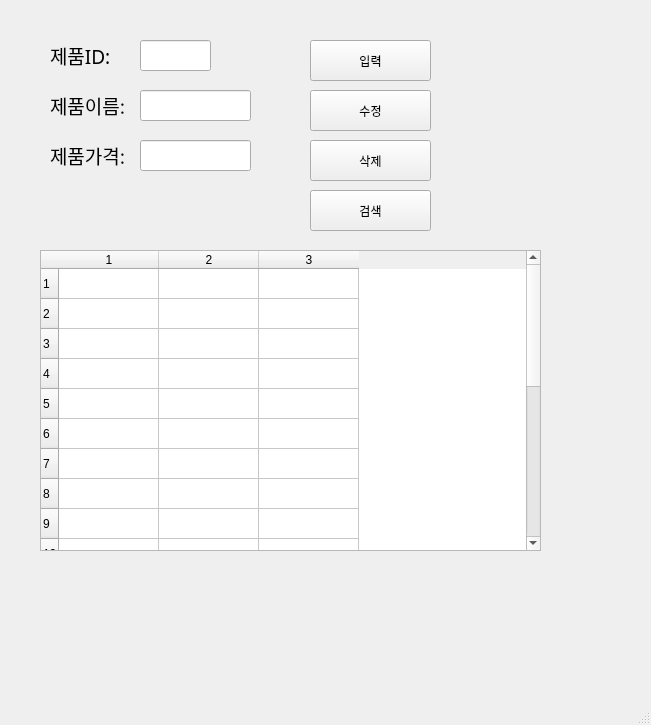
<?xml version="1.0" encoding="UTF-8"?>
<ui version="4.0">
 <class>MainWindow</class>
 <widget class="QMainWindow" name="MainWindow">
  <property name="geometry">
   <rect>
    <x>0</x>
    <y>0</y>
    <width>651</width>
    <height>725</height>
   </rect>
  </property>
  <property name="windowTitle">
   <string>MainWindow</string>
  </property>
  <widget class="QWidget" name="centralwidget">
   <widget class="QLabel" name="label">
    <property name="geometry">
     <rect>
      <x>50</x>
      <y>40</y>
      <width>81</width>
      <height>31</height>
     </rect>
    </property>
    <property name="font">
     <font>
      <family>맑은 고딕</family>
      <pointsize>14</pointsize>
     </font>
    </property>
    <property name="text">
     <string>제품ID:</string>
    </property>
   </widget>
   <widget class="QLabel" name="label_2">
    <property name="geometry">
     <rect>
      <x>50</x>
      <y>90</y>
      <width>81</width>
      <height>31</height>
     </rect>
    </property>
    <property name="font">
     <font>
      <family>맑은 고딕</family>
      <pointsize>14</pointsize>
     </font>
    </property>
    <property name="text">
     <string>제품이름:</string>
    </property>
   </widget>
   <widget class="QLabel" name="label_3">
    <property name="geometry">
     <rect>
      <x>50</x>
      <y>140</y>
      <width>81</width>
      <height>31</height>
     </rect>
    </property>
    <property name="font">
     <font>
      <family>맑은 고딕</family>
      <pointsize>14</pointsize>
     </font>
    </property>
    <property name="text">
     <string>제품가격:</string>
    </property>
   </widget>
   <widget class="QLineEdit" name="prodID">
    <property name="geometry">
     <rect>
      <x>140</x>
      <y>40</y>
      <width>71</width>
      <height>31</height>
     </rect>
    </property>
   </widget>
   <widget class="QLineEdit" name="prodName">
    <property name="geometry">
     <rect>
      <x>140</x>
      <y>90</y>
      <width>111</width>
      <height>31</height>
     </rect>
    </property>
   </widget>
   <widget class="QLineEdit" name="prodPrice">
    <property name="geometry">
     <rect>
      <x>140</x>
      <y>140</y>
      <width>111</width>
      <height>31</height>
     </rect>
    </property>
   </widget>
   <widget class="QPushButton" name="pushButton">
    <property name="geometry">
     <rect>
      <x>310</x>
      <y>40</y>
      <width>121</width>
      <height>41</height>
     </rect>
    </property>
    <property name="text">
     <string>입력</string>
    </property>
   </widget>
   <widget class="QPushButton" name="pushButton_2">
    <property name="geometry">
     <rect>
      <x>310</x>
      <y>90</y>
      <width>121</width>
      <height>41</height>
     </rect>
    </property>
    <property name="text">
     <string>수정</string>
    </property>
   </widget>
   <widget class="QPushButton" name="pushButton_3">
    <property name="geometry">
     <rect>
      <x>310</x>
      <y>140</y>
      <width>121</width>
      <height>41</height>
     </rect>
    </property>
    <property name="text">
     <string>삭제</string>
    </property>
   </widget>
   <widget class="QPushButton" name="pushButton_4">
    <property name="geometry">
     <rect>
      <x>310</x>
      <y>190</y>
      <width>121</width>
      <height>41</height>
     </rect>
    </property>
    <property name="text">
     <string>검색</string>
    </property>
   </widget>
   <widget class="QTableWidget" name="tableWidget">
    <property name="geometry">
     <rect>
      <x>40</x>
      <y>250</y>
      <width>501</width>
      <height>301</height>
     </rect>
    </property>
    <property name="rowCount">
     <number>20</number>
    </property>
    <property name="columnCount">
     <number>3</number>
    </property>
    <row/>
    <row/>
    <row/>
    <row/>
    <row/>
    <row/>
    <row/>
    <row/>
    <row/>
    <row/>
    <row/>
    <row/>
    <row/>
    <row/>
    <row/>
    <row/>
    <row/>
    <row/>
    <row/>
    <row/>
    <column/>
    <column/>
    <column/>
   </widget>
  </widget>
  <widget class="QMenuBar" name="menubar">
   <property name="geometry">
    <rect>
     <x>0</x>
     <y>0</y>
     <width>651</width>
     <height>21</height>
    </rect>
   </property>
  </widget>
  <widget class="QStatusBar" name="statusbar"/>
 </widget>
 <resources/>
 <connections>
  <connection>
   <sender>pushButton</sender>
   <signal>clicked()</signal>
   <receiver>MainWindow</receiver>
   <slot>addProduct()</slot>
   <hints>
    <hint type="sourcelabel">
     <x>394</x>
     <y>72</y>
    </hint>
    <hint type="destinationlabel">
     <x>470</x>
     <y>95</y>
    </hint>
   </hints>
  </connection>
  <connection>
   <sender>pushButton_2</sender>
   <signal>clicked()</signal>
   <receiver>MainWindow</receiver>
   <slot>updateProduct()</slot>
   <hints>
    <hint type="sourcelabel">
     <x>418</x>
     <y>129</y>
    </hint>
    <hint type="destinationlabel">
     <x>470</x>
     <y>136</y>
    </hint>
   </hints>
  </connection>
  <connection>
   <sender>pushButton_3</sender>
   <signal>clicked()</signal>
   <receiver>MainWindow</receiver>
   <slot>removeProduct()</slot>
   <hints>
    <hint type="sourcelabel">
     <x>409</x>
     <y>175</y>
    </hint>
    <hint type="destinationlabel">
     <x>469</x>
     <y>183</y>
    </hint>
   </hints>
  </connection>
  <connection>
   <sender>pushButton_4</sender>
   <signal>clicked()</signal>
   <receiver>MainWindow</receiver>
   <slot>getProduct()</slot>
   <hints>
    <hint type="sourcelabel">
     <x>406</x>
     <y>219</y>
    </hint>
    <hint type="destinationlabel">
     <x>471</x>
     <y>229</y>
    </hint>
   </hints>
  </connection>
 </connections>
 <slots>
  <slot>addProduct()</slot>
  <slot>updateProduct()</slot>
  <slot>removeProduct()</slot>
  <slot>getProduct()</slot>
 </slots>
</ui>
